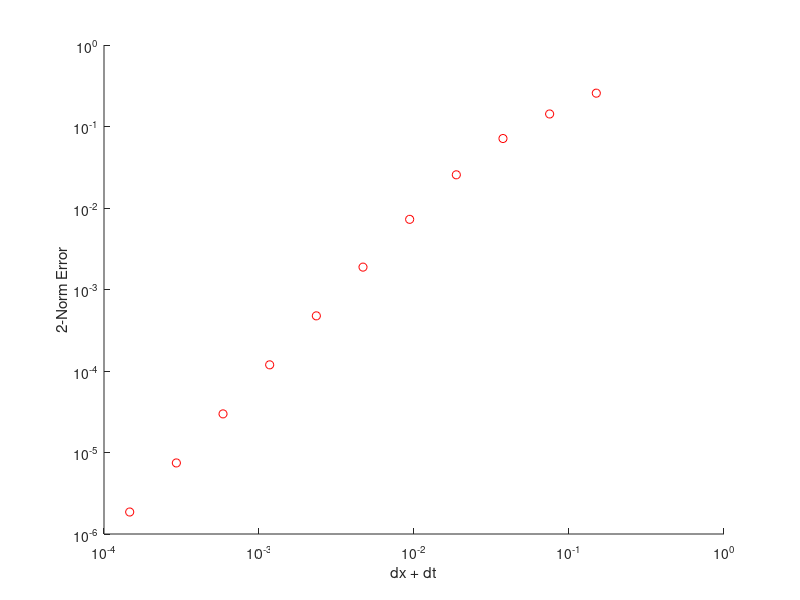

Write the MATLAB code that produced this figure.
% Problem 4 (b)
% Marty Fuhry
% 2/14/2011
% Compiled and ran using GNU Octave, version 3.2.4 configured for "x86_64-pc-linux-gnu".

%%%%%%%%%%%%%%%%%%%%%%%%%%%%%%%%%%%%%%%%%%%%%%%%%%%%%%%%%%%%%%%%%%%%%%%%%%%%%%%%
% Consider the advection equation                                              %
%  u_t + a u_x = 0                                                             %
% on the interval 0 < x < 1 with a = 1.                                        %
% Use the upwind method                                                        % 
%  u_j^n+1 = u_j^n - mu*(u_j^n - u_j-1^n)                                      %
% with m=128 grid points and the intial condition                              %
%  u(x, 0) = sech^2(20x - 10)                                                  %
% with periodic boundary conditions                                            %
%  u(0, t) = u(1, t).                                                          %
% Demonstrate that this method is convergent of O(dt + dx).                    %
% Pick dt and dx so that                                                       %
%  a * dt / dx = 0.5.                                                          %
%                                                                              %
%%%%%%%%%%%%%%%%%%%%%%%%%%%%%%%%%%%%%%%%%%%%%%%%%%%%%%%%%%%%%%%%%%%%%%%%%%%%%%%%

% Octave is dumb; tell it this is not a function file.
1;

% exact solution is u(x,t) = sech^2(20(x - t) - 10)
function [u] = uexact(x,t)
    u = sech(20*(x - t) - 10).^2;
endfunction
    
% set up some PDE variables
alpha = 1;
a = 0;
b = 1;

dtList = zeros(1,11);
dt1 = 0.05;
for i = 1:11
    dtList(i) = dt1;
    dt1 /= 2;
endfor

hold on;

xlabel("dx + dt");
ylabel("2-Norm Error");

% loop through the time values
for dt = [dtList]

    % discretize the grid
    dx = alpha * dt / 0.5;
    x = [a-dx:dx:b+dx]';
    m = size(x)(1) - 2

    timesteps = 10;   % just go for 10 timesteps
    Uexact    = uexact(x, timesteps * dt);
    mu = alpha*dt/dx; % for the FD method

    % define the FD matrix 
    A = sparse(diag(ones(m+2,1)) - diag(ones(m+1,1),-1));
    A(1,m+1) = -1;    % with periodic 
    A(m+2,2)  = 1;     % boundary conditions
    U = sech(20*x - 10).^2; % and this initial condition

    % start the FD method
    for t = 1:timesteps
        U += -mu*A*U;
    endfor

    % calculate the norm of the absolute error
    E = norm(Uexact - U, 2)*sqrt(dx);
    loglog(dx + dt, E, 'ro');
    drawnow;
    printf("dt = %e, dx = %e\n", dt, dx);
    printf("    Error = %e \n\n", E);
endfor
input("Press any key to continue.");
